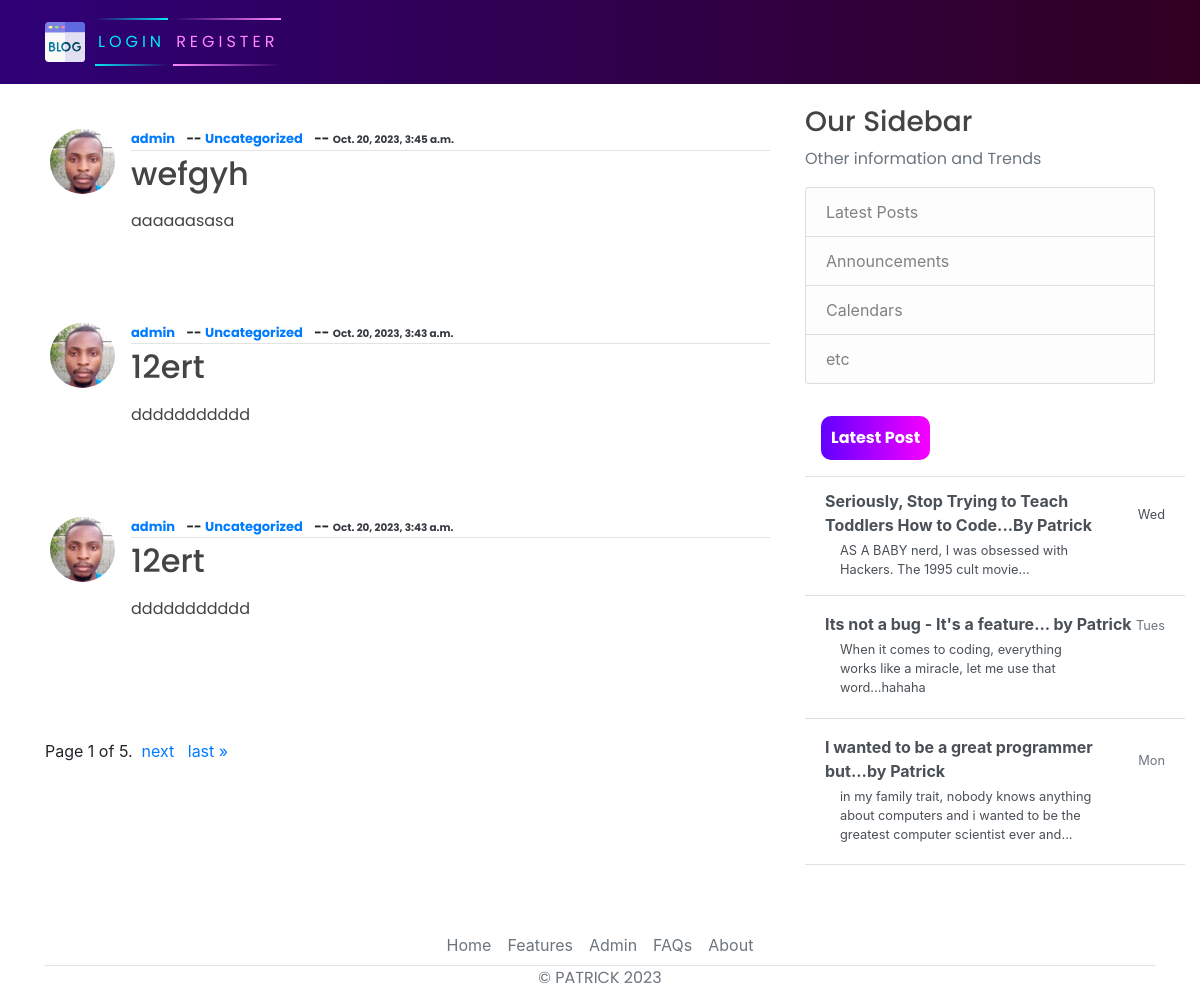
Before: / with the older database file.
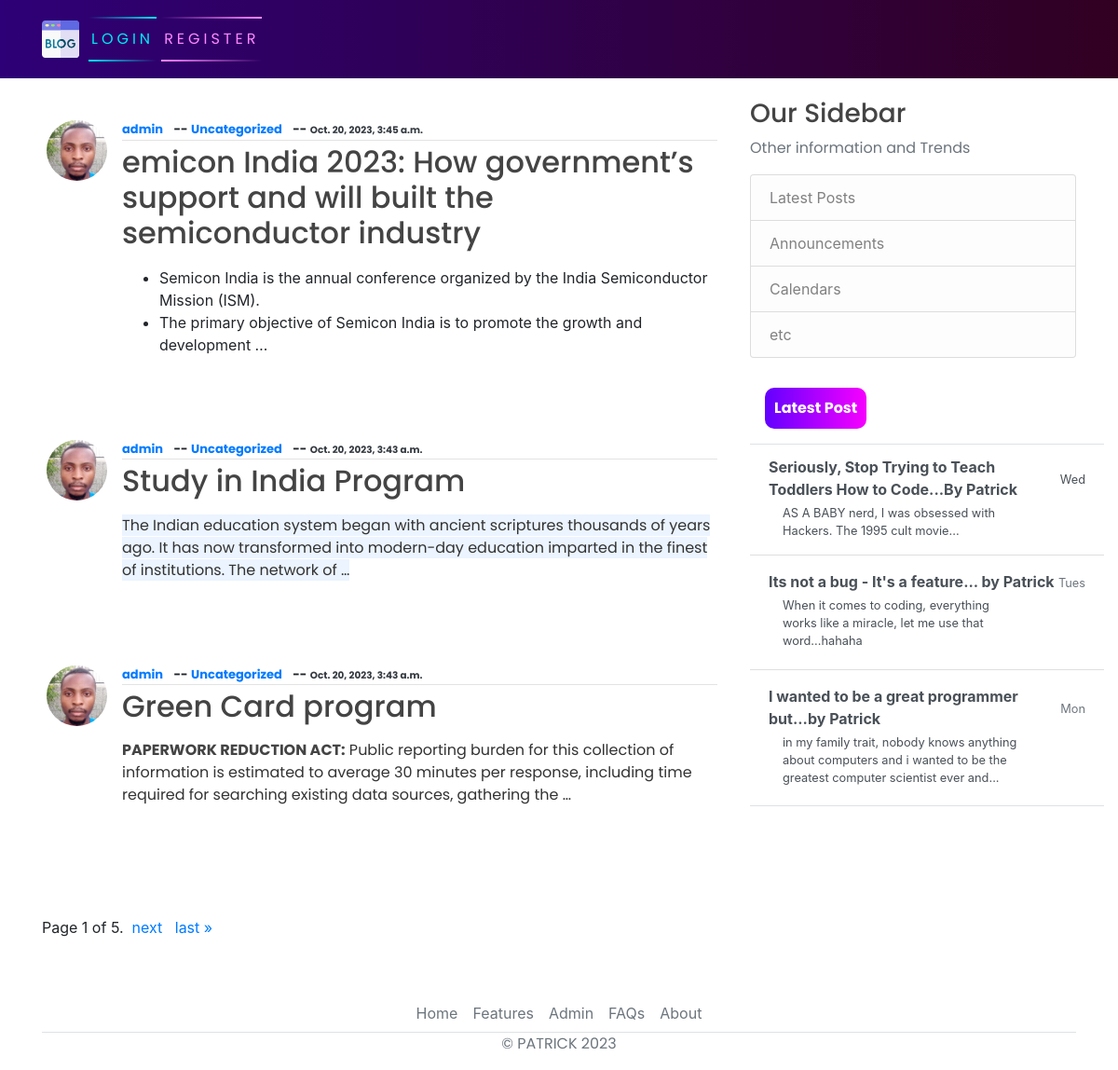
After: the same page with the newer database file.
### blog/models.py (models this page shows, shortened)
class Post(models.Model):
    title = models.CharField(max_length=200)
    content=RichTextField(null=True,blank=True)
    image_handler=models.ImageField(null=True,blank=True ,upload_to="images/")
    date_posted = models.DateTimeField(auto_now_add=True)
    author = models.ForeignKey(User, on_delete=models.CASCADE)
    likes = models.ManyToManyField(User, related_name='blog_posts', blank=True)
    dislikes = models.ManyToManyField(User, related_name='disliked_posts', blank=True)
    categories = models.ManyToManyField(Category, related_name='posts')
    """
        def total_likes(self):

                return self.likes.count()
    """

### users/models.py (models this page shows, shortened)
class Profile(models.Model):
    user = models.OneToOneField(User, on_delete=models.CASCADE)
    image = models.ImageField(default='default.jpg', upload_to='profile', validators=[
                              FileExtensionValidator(['png', 'jpg'])])

### blog/views.py (the view)
# urls.py: path('', PostListView.as_view(), name="blog-home"),
class PostListView(ListView):
    model = Post
    template_name = 'blog/home.html'
    context_object_name = 'posts'
    ordering = ["-date_posted"]
    """
    paginate here
    """
    paginate_by = 3

### blog/templates/blog/home.html (shortened to what this page needs)
{% extends 'blog/base.html' %}
{% load static %}
{% block content %}
  <h1>Blog Home</h1>
  <hr>
  {% for post in posts %}
    <article class="media content-section row mt-5 pt-3">
      <img class="rounded-circle article-img" src="{{ post.author.profile.image.url }}" alt="">
      <div class="media-body">
        <div class="article-metadata">
          <strong><a class="mr-2" href="#">{{ post.author }}</a></strong>
          <strong>--</strong>
          {% for category in post.category.all %}
            <strong><a href="{% url 'category-list' category.id %}">{{ category.name }} </a></strong>
          {% empty %}
            <strong><a class="mr-2 text-primary" href="#">Uncategorized</a></strong>
          {% endfor %}
          <strong>--</strong>
          <small class="text-dark"><strong>{{ post.date_posted }}</strong></small>
        </div>
        <h2><a class="article-title" href="{% url 'blog-detail' post.id %}">{{ post.title }}</a></h2>
        <p class="article-content">{{ post.content|truncatewords:30|safe }}</p>
      </div>
    </article>
  {% endfor %}
  {% for post in page_obj %}
    {{ post.full_name|upper }}<br>
{% endfor %}
<div class="pagination">
    <span class="step-links">
        <span class="current">
            Page {{ page_obj.number }} of {{ page_obj.paginator.num_pages }}.&nbsp;
        </span>
        {% if page_obj.has_next %}
            <a href="?page={{ page_obj.next_page_number }}">next</a>&nbsp;&nbsp;
            <a href="?page={{ page_obj.paginator.num_pages }}">last &raquo;</a>
        {% endif %}
    </span>
</div>
{% endblock content %}

### blog/templates/blog/base.html (shortened to what this page needs)
{% load static %}
<!DOCTYPE html>
<html>
<head>
  <link rel="stylesheet" href="{% static 'blog/main.css' %}">
  <link rel="stylesheet" href="https://cdn.jsdelivr.net/npm/bootstrap@4.6.2/dist/css/bootstrap.min.css">
</head>
<link rel="stylesheet" href="https://maxcdn.bootstrapcdn.com/bootstrap/4.5.2/css/bootstrap.min.css">
<body>
    <header class="site-header">
      <nav class="navbar navbar-expand-md navbar-dark bg-steel fixed-top">
        <div class="container">
          <div class="collapse navbar-collapse" id="navbarToggle">
            <div class="navbar-nav mr-auto">
                {% if user.is_authenticated %}
                {% load static %}
                        {% else %}
                      <a href="{% url 'login' %}" id="auth-links">
                        <span></span>
                        <span></span>
                        Login
                    </a>
                    <a href="{% url 'register' %}" id="auth-links">
                        <span></span>
                        <span></span>
                        Register
                    </a>
                        {% endif %}
            </div>
          </div>
        </div>
      </nav>
    </header>
    <main role="main" class="container">
      <div class="row">
        <div class="col-md-8">
           {% block content %} {% endblock %}
        </div>
        <div class="col-md-4">
          <hr>
          <br>
          <br>
          <br>
          <div class="content-sectionw">
            <h3>Our Sidebar</h3>
            <p class='text-muted'>Other  information and Trends
              <ul class="list-group">
                <li class="list-group-item list-group-item-light">Latest Posts</li>
                <li class="list-group-item list-group-item-light">Announcements</li>
                <li class="list-group-item list-group-item-light">Calendars</li>
                <li class="list-group-item list-group-item-light">etc</li>
              </ul>
            </p>
            <div class="d-flex flex-column align-items-stretch flex-shrink-0 bg-white" style="width: 380px;" style="padding-top: 120px;">
                <a id="list-group" style="text-decoration: none;" href="" class="d-flex align-items-center flex-shrink-0 p-3 link-dark text-decoration-none border-bottom">
                  <span class="fs-5 fw-semibold" id="gist-btn">Latest Post</span>
                </a>
                <div class="list-group list-group-flush border-bottom scrollarea">
                  <a href="#" class="list-group-item list-group-item-action  lh-tight" aria-current="true">
                    <div class="d-flex w-100 align-items-center justify-content-between">
                      <strong class="mb-1">Seriously, Stop Trying to Teach Toddlers How to Code...By Patrick
                    </strong>
                      <small>Wed</small>
                    </div>
                    <div class="col-10 mb-1 small">AS A BABY nerd, I was obsessed with Hackers. The 1995 cult movie... </div>
                  </a>
                  <a href="#" class="list-group-item list-group-item-action py-3 lh-tight">
                    <div class="d-flex w-100 align-items-center justify-content-between">
                      <strong class="mb-1">Its not a bug - It's a feature... by Patrick</strong>
                      <small class="text-muted">Tues</small>
                    </div>
                    <div class="col-10 mb-1 small">When it comes to coding, everything works like a miracle, let me use that word...hahaha</div>
                  </a>
                  <a href="#" class="list-group-item list-group-item-action py-3 lh-tight">
                    <div class="d-flex w-100 align-items-center justify-content-between">
                      <strong class="mb-1">I wanted to be a great programmer but...by Patrick</strong>
                      <small class="text-muted">Mon</small>
                    </div>
                    <div class="col-10 mb-1 small">in my family trait, nobody knows anything about computers and i wanted to be the greatest computer scientist ever and...</div>
                  </a>
                </div>
              </div>
          </div>
        </div>
      </div>
        <footer class="" >
          <ul class="nav justify-content-center border-bottom"  style="margin-top: 60px;">
            <li class="nav-item"><a href="#" class="nav-link px-2 text-muted">Home</a></li>
            <li class="nav-item"><a href="#" class="nav-link px-2 text-muted">Features</a></li>
            <li class="nav-item"><a href="admin/" class="nav-link px-2 text-muted">Admin</a></li>
            <li class="nav-item"><a href="#" class="nav-link px-2 text-muted">FAQs</a></li>
            <li class="nav-item"><a href="#" class="nav-link px-2 text-muted">About</a></li>
          </ul>
          <p class="text-center text-muted">&copy; PATRICK 2023</p>
        </footer>
    </main>
</body>
</html>

### blog/static/blog/main.css (style rules this page uses)
body { background-color: rgb(56, 56, 56); margin-top: 5rem; background-size: contain; background-repeat: no-repeat; }
h1, h2, h3, h4, h5, h6, p { color: #444444; font-family: 'Poppins', sans-serif; }
ul { margin: 0; }
.bg-steel { background: linear-gradient(270deg, rgb(49, 0, 33) 0%, rgb(46, 0, 119) 100%); }
.content-section { background: #ffffff; padding: 10px 20px; border-radius: 10px; margin-bottom: 20px; }
.article-title { color: #444444; }
.article-content { white-space: pre-line; }
.article-img { height: 65px; width: 65px; margin-right: 16px; }
.article-metadata { font-family: 'Poppins', sans-serif; padding-bottom: 1px; margin-bottom: 4px; font-size: 13px; border-bottom: 1px solid #e3e3e3 }
svg { width: 50px; height: 50px; }
#auth-links { font-family: 'Poppins', sans-serif; position: relative; display: inline-block; padding: 12px 3px; margin: 10px 0; color: #03e9f4; text-decoration: none; text-transform: uppercase; transition: 0.5s; letter-spacing: 4px; overflow: hidden; margin-right: 5px; }
#auth-links:nth-child(2) { filter: hue-rotate(110deg); }
#auth-links span { position: absolute; display: block; }
#auth-links span:nth-child(1) { top: 0; left: 0; width: 100%; height: 2px; background: linear-gradient(90deg,transparent,#03e9f4); animation: animate1 1s linear infinite; }
#auth-links span:nth-child(3) { bottom: 0; right: 0; width: 100%; height: 2px; background: linear-gradient(270deg,transparent,#03e9f4); animation: animate3 1s linear infinite; animation-delay: 0.50s; }
#gist-btn { color: black; background: linear-gradient(270deg, rgb(247, 0, 255) 0%, rgb(98, 0, 255) 100%); padding: 10px; color: white; font-family: 'Poppins', sans-serif; font-weight: bold; border-radius: 10px; }

Changed rows visible on the page:
changed Post: title "wefgyh" → "emicon India 2023: How government’s support and will built the semiconductor industry"; content "aaaaaasasa" → "Semicon India is the annual conference organized by the India Semiconductor Mission (ISM). The primary objective of Semicon India is to promote the growth and development …"
changed Post: title "12ert" → "Study in India Program"; content "ddddddddddd" → "The Indian education system began with ancient scriptures thousands of years ago. It has now transformed into modern-day education imparted in the finest of institutions. The network of …"
changed Post: title "12ert" → "Green Card program"; content "ddddddddddd" → "PAPERWORK REDUCTION ACT: Public reporting burden for this collection of information is estimated to average 30 minutes per response, including time required for searching existing data sources, gathering the …"
